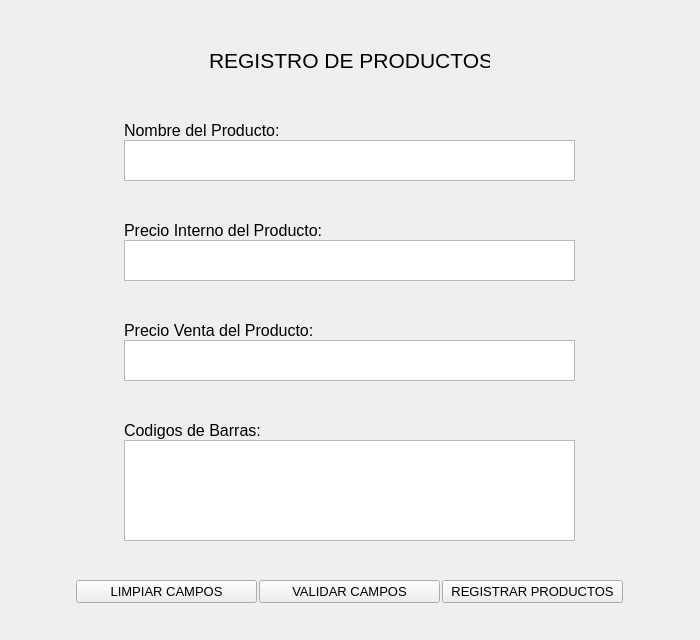
<?xml version="1.0" encoding="UTF-8"?>
<ui version="4.0">
 <class>MainWindow</class>
 <widget class="QMainWindow" name="MainWindow">
  <property name="geometry">
   <rect>
    <x>0</x>
    <y>0</y>
    <width>700</width>
    <height>640</height>
   </rect>
  </property>
  <property name="windowTitle">
   <string>MainWindow</string>
  </property>
  <widget class="QWidget" name="centralwidget">
   <widget class="QTextEdit" name="Entrada_Nombre_Producto">
    <property name="geometry">
     <rect>
      <x>124</x>
      <y>140</y>
      <width>451</width>
      <height>41</height>
     </rect>
    </property>
    <property name="font">
     <font>
      <pointsize>10</pointsize>
     </font>
    </property>
   </widget>
   <widget class="QLabel" name="label">
    <property name="geometry">
     <rect>
      <x>124</x>
      <y>120</y>
      <width>201</width>
      <height>21</height>
     </rect>
    </property>
    <property name="font">
     <font>
      <pointsize>12</pointsize>
     </font>
    </property>
    <property name="text">
     <string>Nombre del Producto:</string>
    </property>
   </widget>
   <widget class="QLabel" name="label_2">
    <property name="geometry">
     <rect>
      <x>209</x>
      <y>40</y>
      <width>281</width>
      <height>41</height>
     </rect>
    </property>
    <property name="font">
     <font>
      <family>Arial</family>
      <pointsize>16</pointsize>
     </font>
    </property>
    <property name="text">
     <string>REGISTRO DE PRODUCTOS</string>
    </property>
   </widget>
   <widget class="QLabel" name="label_3">
    <property name="geometry">
     <rect>
      <x>124</x>
      <y>220</y>
      <width>221</width>
      <height>21</height>
     </rect>
    </property>
    <property name="font">
     <font>
      <pointsize>12</pointsize>
     </font>
    </property>
    <property name="text">
     <string>Precio Interno del Producto:</string>
    </property>
   </widget>
   <widget class="QTextEdit" name="Entrada_Precio_Interno_Producto">
    <property name="geometry">
     <rect>
      <x>124</x>
      <y>240</y>
      <width>451</width>
      <height>41</height>
     </rect>
    </property>
    <property name="font">
     <font>
      <pointsize>10</pointsize>
     </font>
    </property>
   </widget>
   <widget class="QTextEdit" name="Entrada_Precio_Venta_Producto">
    <property name="geometry">
     <rect>
      <x>124</x>
      <y>340</y>
      <width>451</width>
      <height>41</height>
     </rect>
    </property>
    <property name="font">
     <font>
      <pointsize>10</pointsize>
     </font>
    </property>
   </widget>
   <widget class="QLabel" name="label_4">
    <property name="geometry">
     <rect>
      <x>124</x>
      <y>320</y>
      <width>221</width>
      <height>21</height>
     </rect>
    </property>
    <property name="font">
     <font>
      <pointsize>12</pointsize>
     </font>
    </property>
    <property name="text">
     <string>Precio Venta del Producto:</string>
    </property>
   </widget>
   <widget class="QPushButton" name="Boton_Limpiar_Campos">
    <property name="geometry">
     <rect>
      <x>76</x>
      <y>580</y>
      <width>181</width>
      <height>23</height>
     </rect>
    </property>
    <property name="font">
     <font>
      <family>Arial</family>
      <pointsize>10</pointsize>
     </font>
    </property>
    <property name="text">
     <string>LIMPIAR CAMPOS</string>
    </property>
   </widget>
   <widget class="QPushButton" name="Boton_Validar_Campos">
    <property name="geometry">
     <rect>
      <x>259</x>
      <y>580</y>
      <width>181</width>
      <height>23</height>
     </rect>
    </property>
    <property name="font">
     <font>
      <family>Arial</family>
      <pointsize>10</pointsize>
     </font>
    </property>
    <property name="text">
     <string>VALIDAR CAMPOS</string>
    </property>
   </widget>
   <widget class="QLabel" name="Valido_Nombre_Producto">
    <property name="geometry">
     <rect>
      <x>290</x>
      <y>120</y>
      <width>201</width>
      <height>21</height>
     </rect>
    </property>
    <property name="font">
     <font>
      <pointsize>12</pointsize>
     </font>
    </property>
    <property name="text">
     <string/>
    </property>
   </widget>
   <widget class="QLabel" name="Valido_Precio_Interno_Producto">
    <property name="geometry">
     <rect>
      <x>330</x>
      <y>220</y>
      <width>221</width>
      <height>21</height>
     </rect>
    </property>
    <property name="font">
     <font>
      <pointsize>12</pointsize>
     </font>
    </property>
    <property name="text">
     <string/>
    </property>
   </widget>
   <widget class="QLabel" name="Valido_Precio_Venta_Producto">
    <property name="geometry">
     <rect>
      <x>320</x>
      <y>320</y>
      <width>221</width>
      <height>21</height>
     </rect>
    </property>
    <property name="font">
     <font>
      <pointsize>12</pointsize>
     </font>
    </property>
    <property name="text">
     <string/>
    </property>
   </widget>
   <widget class="QTextEdit" name="Entrada_Codigos_Barras">
    <property name="geometry">
     <rect>
      <x>124</x>
      <y>440</y>
      <width>451</width>
      <height>101</height>
     </rect>
    </property>
    <property name="font">
     <font>
      <pointsize>10</pointsize>
     </font>
    </property>
   </widget>
   <widget class="QLabel" name="label_8">
    <property name="geometry">
     <rect>
      <x>124</x>
      <y>420</y>
      <width>221</width>
      <height>21</height>
     </rect>
    </property>
    <property name="font">
     <font>
      <pointsize>12</pointsize>
     </font>
    </property>
    <property name="text">
     <string>Codigos de Barras:</string>
    </property>
   </widget>
   <widget class="QPushButton" name="Boton_Registrar_Productos">
    <property name="geometry">
     <rect>
      <x>442</x>
      <y>580</y>
      <width>181</width>
      <height>23</height>
     </rect>
    </property>
    <property name="font">
     <font>
      <family>Arial</family>
      <pointsize>10</pointsize>
     </font>
    </property>
    <property name="text">
     <string>REGISTRAR PRODUCTOS</string>
    </property>
   </widget>
   <widget class="QLabel" name="Valido_Codigo_Barra_Producto">
    <property name="geometry">
     <rect>
      <x>270</x>
      <y>420</y>
      <width>221</width>
      <height>21</height>
     </rect>
    </property>
    <property name="font">
     <font>
      <pointsize>12</pointsize>
     </font>
    </property>
    <property name="text">
     <string/>
    </property>
   </widget>
  </widget>
 </widget>
 <resources/>
 <connections/>
</ui>
